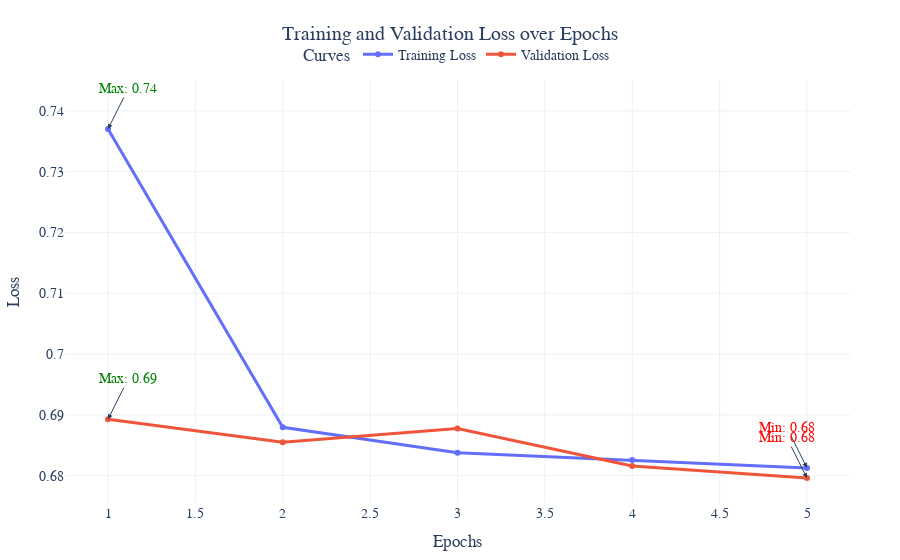

Here is the notebook cell this chart was saved with:
### Code cell
trainer = Trainer(
    config=TrainerConfig(
        optimizer="adam",
        criterion="cross_entropy",
        learning_rate=1e-3,
        weight_decay=1e-5,
        batch_size=128,
        early_stopping_patience=5,
        save_weights_path="./models/mlp_adult.pth"
    ),
    model= model
)

# Train the model
trainer.train(train_dataset, val_dataset, epochs=5)

### Figure 1 — Plotly figure (JSON) as saved in the notebook; plotly's stock layout.template omitted (floating-point values rounded to 4 significant figures)
{"data": [{"hovertemplate": "%{x}, %{y}<extra>Training Loss</extra>", "line": {"width": 3}, "marker": {"size": 6}, "mode": "lines+markers", "name": "Training Loss", "type": "scatter", "x": [1, 2, 3, 4, 5], "y": [0.737, 0.688, 0.6838, 0.6826, 0.6813]}, {"hovertemplate": "%{x}, %{y}<extra>Validation Loss</extra>", "line": {"width": 3}, "marker": {"size": 6}, "mode": "lines+markers", "name": "Validation Loss", "type": "scatter", "x": [1, 2, 3, 4, 5], "y": [0.6893, 0.6855, 0.6877, 0.6816, 0.6796]}], "layout": {"annotations": [{"arrowhead": 2, "ax": -20, "ay": -40, "font": {"color": "red"}, "showarrow": true, "text": "Min: 0.68", "x": 5, "y": 0.6813}, {"arrowhead": 2, "ax": 20, "ay": -40, "font": {"color": "green"}, "showarrow": true, "text": "Max: 0.74", "x": 1, "y": 0.737}, {"arrowhead": 2, "ax": -20, "ay": -40, "font": {"color": "red"}, "showarrow": true, "text": "Min: 0.68", "x": 5, "y": 0.6796}, {"arrowhead": 2, "ax": 20, "ay": -40, "font": {"color": "green"}, "showarrow": true, "text": "Max: 0.69", "x": 1, "y": 0.6893}], "font": {"family": "Arial, sans-serif", "size": 14}, "legend": {"orientation": "h", "title": {"text": "Curves"}, "x": 0.5, "xanchor": "center", "y": 1.02, "yanchor": "bottom"}, "margin": {"b": 50, "l": 50, "r": 50, "t": 80}, "title": {"text": "Training and Validation Loss over Epochs", "x": 0.5, "xanchor": "center"}, "xaxis": {"title": {"text": "Epochs"}}, "yaxis": {"title": {"text": "Loss"}}}}
